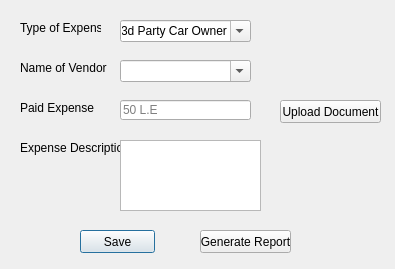
<?xml version="1.0" encoding="UTF-8"?>
<ui version="4.0">
 <class>Dialog</class>
 <widget class="QDialog" name="Dialog">
  <property name="geometry">
   <rect>
    <x>0</x>
    <y>0</y>
    <width>395</width>
    <height>269</height>
   </rect>
  </property>
  <property name="windowTitle">
   <string>Dialog</string>
  </property>
  <widget class="QLabel" name="TypeOfExpenseLabel">
   <property name="geometry">
    <rect>
     <x>20</x>
     <y>20</y>
     <width>81</width>
     <height>16</height>
    </rect>
   </property>
   <property name="text">
    <string>Type of Expenses</string>
   </property>
  </widget>
  <widget class="QComboBox" name="TypeOfExpenseComboBox">
   <property name="geometry">
    <rect>
     <x>120</x>
     <y>20</y>
     <width>131</width>
     <height>22</height>
    </rect>
   </property>
   <property name="editable">
    <bool>true</bool>
   </property>
   <item>
    <property name="text">
     <string>3d Party Car Owner</string>
    </property>
   </item>
   <item>
    <property name="text">
     <string>Insurance</string>
    </property>
   </item>
   <item>
    <property name="text">
     <string>Maintaince Center</string>
    </property>
   </item>
   <item>
    <property name="text">
     <string>Govermental</string>
    </property>
   </item>
  </widget>
  <widget class="QLabel" name="NameOfVendorLabel">
   <property name="geometry">
    <rect>
     <x>20</x>
     <y>60</y>
     <width>91</width>
     <height>16</height>
    </rect>
   </property>
   <property name="text">
    <string>Name of Vendor</string>
   </property>
  </widget>
  <widget class="QComboBox" name="NameOfVendorComboBox">
   <property name="geometry">
    <rect>
     <x>120</x>
     <y>60</y>
     <width>131</width>
     <height>22</height>
    </rect>
   </property>
   <property name="editable">
    <bool>true</bool>
   </property>
  </widget>
  <widget class="QLabel" name="ExpenesesDescription">
   <property name="geometry">
    <rect>
     <x>20</x>
     <y>140</y>
     <width>101</width>
     <height>16</height>
    </rect>
   </property>
   <property name="text">
    <string>Expense Description</string>
   </property>
  </widget>
  <widget class="QTextEdit" name="textEdit">
   <property name="geometry">
    <rect>
     <x>120</x>
     <y>140</y>
     <width>141</width>
     <height>71</height>
    </rect>
   </property>
  </widget>
  <widget class="QPushButton" name="Save_PushButton">
   <property name="geometry">
    <rect>
     <x>80</x>
     <y>230</y>
     <width>75</width>
     <height>23</height>
    </rect>
   </property>
   <property name="text">
    <string>Save</string>
   </property>
  </widget>
  <widget class="QLabel" name="label_4">
   <property name="geometry">
    <rect>
     <x>20</x>
     <y>100</y>
     <width>81</width>
     <height>16</height>
    </rect>
   </property>
   <property name="text">
    <string>Paid Expense</string>
   </property>
  </widget>
  <widget class="QLineEdit" name="lineEdit">
   <property name="geometry">
    <rect>
     <x>120</x>
     <y>100</y>
     <width>131</width>
     <height>20</height>
    </rect>
   </property>
   <property name="placeholderText">
    <string>50 L.E</string>
   </property>
  </widget>
  <widget class="QPushButton" name="GenerateReport_PushButton">
   <property name="geometry">
    <rect>
     <x>200</x>
     <y>230</y>
     <width>91</width>
     <height>23</height>
    </rect>
   </property>
   <property name="text">
    <string>Generate Report</string>
   </property>
  </widget>
  <widget class="QPushButton" name="UploadDocument_PushButton">
   <property name="geometry">
    <rect>
     <x>280</x>
     <y>100</y>
     <width>101</width>
     <height>23</height>
    </rect>
   </property>
   <property name="text">
    <string>Upload Document</string>
   </property>
  </widget>
 </widget>
 <resources/>
 <connections/>
</ui>
